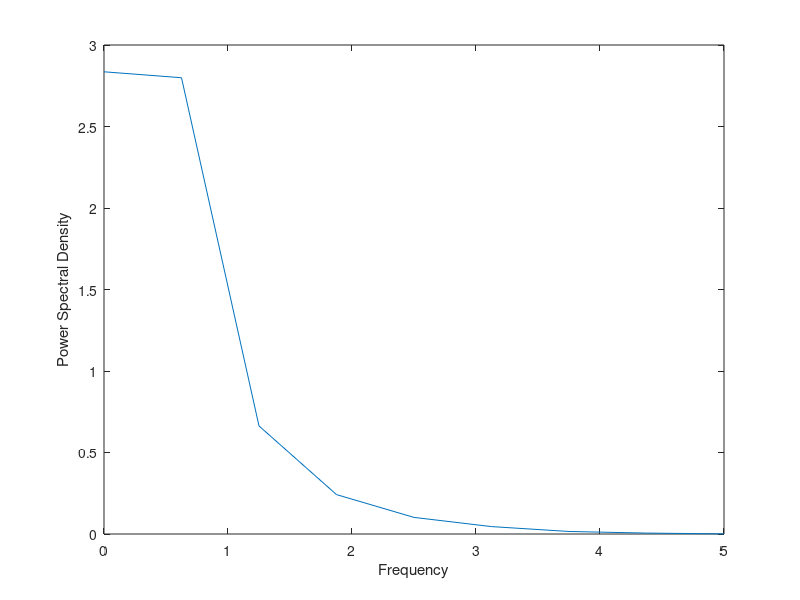

MATLAB code for this plot:
% Define the transfer function
num = 7;
den = [0.5 1];
sys = tf(num, den);

% Convert the transfer function to a state-space model
sys_ss = ss(sys);

% Compute the spectral density using the pwelch function
dt = 0.1; % Time step for discretization
t = 0:0.1:10; % Time vector
u = randn(size(t)); % Generate random input signal
[y, ~] = lsim(sys_ss, u, t); % Simulate the system response
[psd, freq] = pwelch(y, [], [], [], 1/dt); % Compute the power spectral density

% Plot the spectral density
plot(freq, psd);
xlabel('Frequency');
ylabel('Power Spectral Density');
